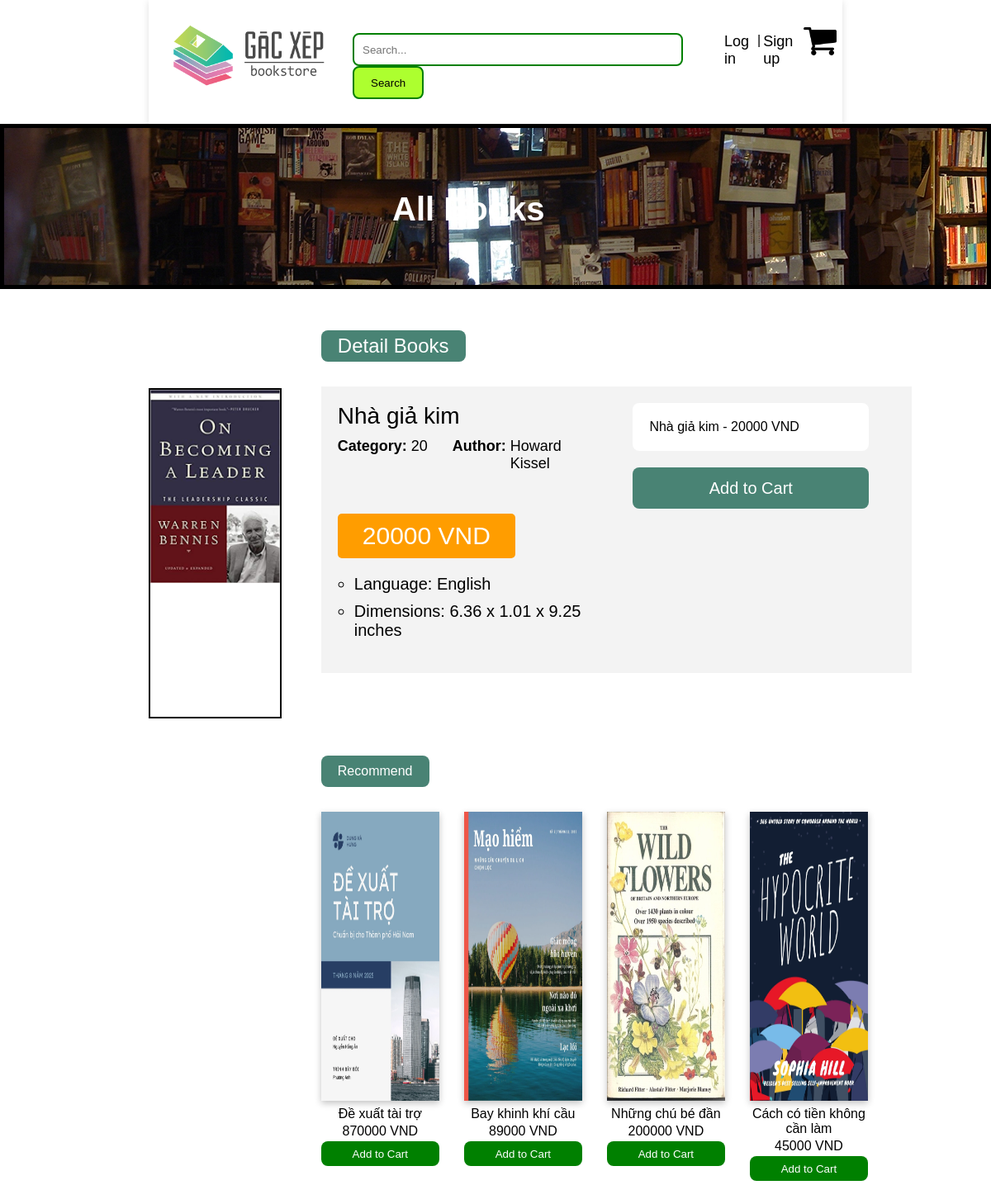
/FontEndBTEC/FontEndBTEC/detail.php?id=35, run on the app's committed database.
### tables this page shows
CREATE TABLE `book` (
  `BookID` int(11) NOT NULL,
  `BookName` varchar(100) NOT NULL,
  `BookPrice` float NOT NULL,
  `BookDetail` text NOT NULL,
  `BookImage` varchar(200) NOT NULL,
  `CategoryID` int(11) NOT NULL,
  `Quantity` int(11) NOT NULL
);

### FontEndBTEC/FontEndBTEC/detail.php (the view, shortened to what this page needs)
<!DOCTYPE html>
<html lang="en">
<head>
    <link rel="stylesheet" href="CSS/index.css">
</head>
<body>
    <div id="header">
        <div class="logo">
            <a href="index.php">
                <img src="IMG/logo.webp" width="200px" alt="">
            </a>
        </div>
        <div class="search">
            <form action="search.php" method="get">
                <input class="inputSearch" type="search" name="query" id="" placeholder="Search...">
                <input class="btnSearch" type="submit" value="Search">
            </form>
        </div>
        <div class="actionUser">
            <?php
            if (!isset($_SESSION['username'])) {
                echo "
                <a href='login.php'>Log in</a>
                <p>|</p>
                <a href='signup.php'>Sign up</a>";
            }
            ?>
            <a class="cartLogo" href="Cart.php">
                <div class="cartLogo">
                    <img src="IMG/cart.png" alt="" height="40px">
                </div>
            </a>
        </div>
    </div>
    <div class="imgTitle">
        <img src="IMG/bg_breadcrumb.jpg" alt="">
        <h2>All Books</h2>
    </div>
    <div id="content">
        <?php
        $connect = mysqli_connect('localhost', 'root', '', 'bookstore');
        $id = $_GET["id"];
        $sql = "SELECT * FROM book WHERE BookID={$id}";
        $result = mysqli_query($connect, $sql);
        while ($row_product = mysqli_fetch_array($result)) {
            $book_id = $row_product['BookID'];
            $book_name = $row_product['BookName'];
            $book_price = $row_product['BookPrice'];
            $book_image = $row_product['BookImage'];
            $book_cate = $row_product['CategoryID'];
            echo "
        <div style='width: 20%; border:none' class='left>
            <p class='titleContent'></p>
            <div style='margin-top: 70px' class='cateList'>
                <div class='imgTim'>
                    <img src='IMG/$book_image' alt=''>
                </div>
                </ul>
            </div>
        </div>
        <div class='right'>
            <p class='titleContent'>Detail Books</p>
            <div class='listBook'>
                <div class='bookDet'>
                    <div class='inforBookDe'>
                        <p style='font-size: 28px;'>$book_name</p>
                        <div class='detailDetail'>
                            <div class='cateDetail'>
                                <p class='chP'>Category: </p>
                                <p>$book_cate</p>
                            </div>
                            <div class='cateDetail'>
                                <p class='chP'>Author: </p>
                                <p>Howard Kissel</p>
                            </div>
                        </div>
                        <div class='priceDetail'>
                            <p>$book_price VND</p>
                        </div>
                        <div class='listDetailBook'>
                            <ul>
                                <li>Language: English</li>
                                <li>Dimensions: 6.36 x 1.01 x 9.25 inches</li>
                            </ul>
                        </div>
                    </div>
                    <div class='buyBtnBook'>
                    <p class='inforAddCart'>$book_name - $book_price VND</p>
                    <form action='' method='POST'>
                    <input type='hidden' name='product_id' value='$book_id'>
                    <button class='BtnAddCartDetail' name='addCart' type='submit'>Add to Cart</button>
                </form>
                    </div>
                </div>
                </div>";
        }
        ?>
        <p class="txtRe">Recommend</p>
        <div class="recomend listBook">
            <?php
            $connect = mysqli_connect('localhost', 'root', '', 'bookstore');
            $sql = "SELECT * FROM book ORDER BY RAND() LIMIT 4";
            $result = mysqli_query($connect, $sql);
            while ($row_product = mysqli_fetch_array($result)) {
                $book_id = $row_product['BookID'];
                $book_name = $row_product['BookName'];
                $book_price = $row_product['BookPrice'];
                $book_image = $row_product['BookImage'];
                echo "
                <div class='book'>
                    <a href='detail.php?id=$book_id'>
                        <div class='borderImg'>
                            <img width='100%'' height=' 350px' src='IMG/$book_image' alt=''>
                        </div>
                        <div class='inforBook'>
                            <p>$book_name</p>
                            <p>$book_price VND</p>
                        </div>
                    </a>
                    <div class='check'>
                        <form action='' method='POST'>
                            <input type='hidden' name='product_id' value='$book_id'>
                            <button class='addCartHome' name='addCart' type='submit'>Add to Cart</button>
                        </form>
                    </div>
                </div>
                ";
            }
            ?>
        </div>
    </div>
</body>
</html>

### FontEndBTEC/FontEndBTEC/detail.php (style rules this page uses)
.cartLogo { position: relative; }
.cartLogo img { position: relative; }

### data on the page
book: BookImage (picture), BookName "Nhà giả kim", CategoryID "20", BookPrice "20000"
book: BookImage (picture), BookName "Đề xuất tài trợ", BookPrice "870000"
book: BookImage (picture), BookName "Bay khinh khí cầu", BookPrice "89000"
book: BookImage (picture), BookName "Những chú bé đần", BookPrice "200000"
book: BookImage (picture), BookName "Cách có tiền không cần làm", BookPrice "45000"
